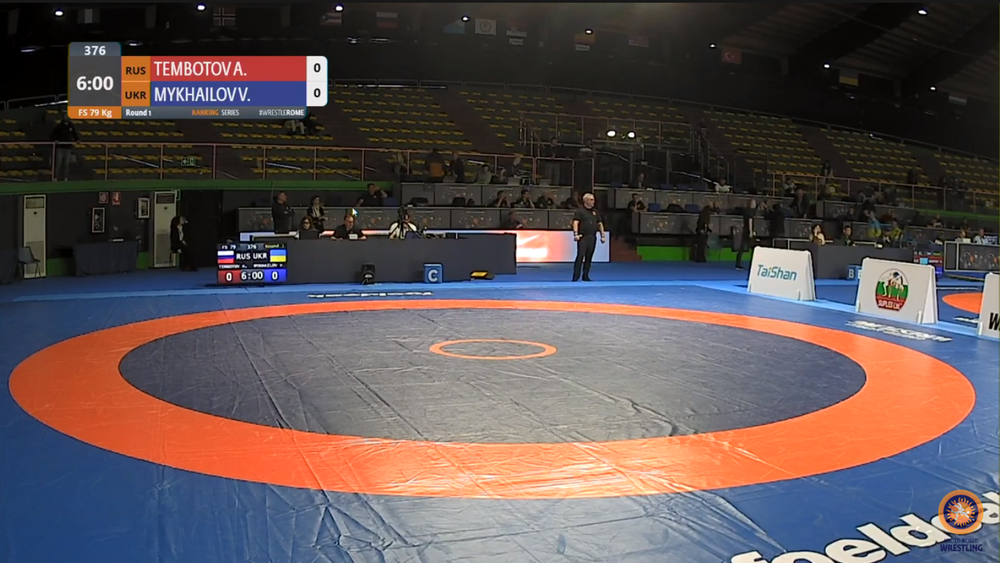
#> input picture images/empty_mat.png, 1000 x 563 px, shrunk from 1459 x 822 before the run
$ python mat_detection.py
#> lines starting #> are read from the running program, lines starting #| are printed output that depends on the picture; after the words box and inside, x2 and y2 are one past the last pixel; in counts of white or black regions, pixels touching at a corner belong together
"""
+Convert BGR to HSV
+Make the image binary (black and white) using H-value
-Erosion, Dilation to get rid of things not related to mat
-Canny edge detector to detect lines
-Hough circle transformation
"""
import cv2
import numpy as np


def main():
    IMG = 'images/empty_mat.png'
    img = cv2.imread(IMG)
#> img is the input picture: shape (563, 1000, 3); mean B, G, R 82, 81.3, 93
    cv2.imshow('original', img)

    # BGR to HSV
    hsv_img = cv2.cvtColor(img, cv2.COLOR_BGR2HSV)
#> hsv_img: shape (563, 1000, 3); mean H, S, V 53.4, 84.6, 108.7
    cv2.imshow('hsv', hsv_img)

    # Get correct hsv values
    hsv_vals = rgb_to_hsv(255, 128, 74)  # Orange
    # hsv_vals = rgb_to_hsv(39, 72, 123)  # Blue
    h_val = get_h_val(hsv_vals)
    thresh = binary_img_by_h_value(hsv_img, h_val)
    cv2.imshow('thresh', thresh)

    cv2.waitKey(0)
    cv2.destroyAllWindows()


def binary_img_by_h_value(img, h1):
#> called with h1 = 9
    low_val = np.array([h1-10, 100, 100])
    high_val = np.array([h1+10, 255, 255])
    thresh = cv2.inRange(img, low_val, high_val)
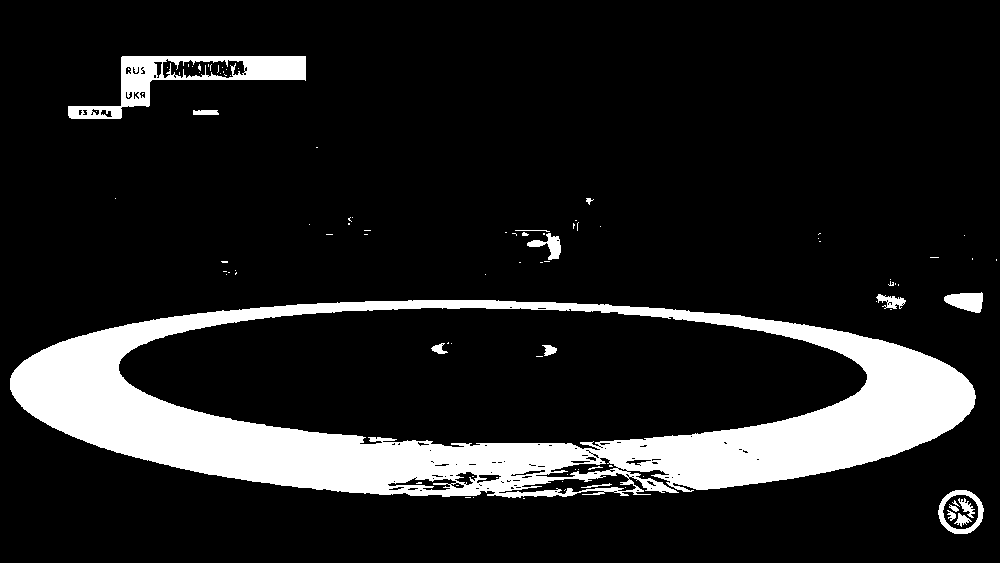
#> thresh: shape (563, 1000); 13.4% white; 95 white regions (77 under 20 px), largest, box (x1, y1, x2, y2) and area: (10, 300, 976, 498) 67722, (68, 56, 306, 119) 4557, (938, 490, 984, 534) 636
    return thresh


def rgb_to_hsv(r, g, b):
    rgb_mat = np.uint8([[[r, g, b]]])
    hsv = cv2.cvtColor(rgb_mat, cv2.COLOR_RGB2HSV)
    print(hsv)
    return hsv


def get_h_val(hsv_values):
    print(hsv_values[0][0][0])
    return hsv_values[0][0][0]


main()

$ run again, with images/mat1.png copied over images/empty_mat.png
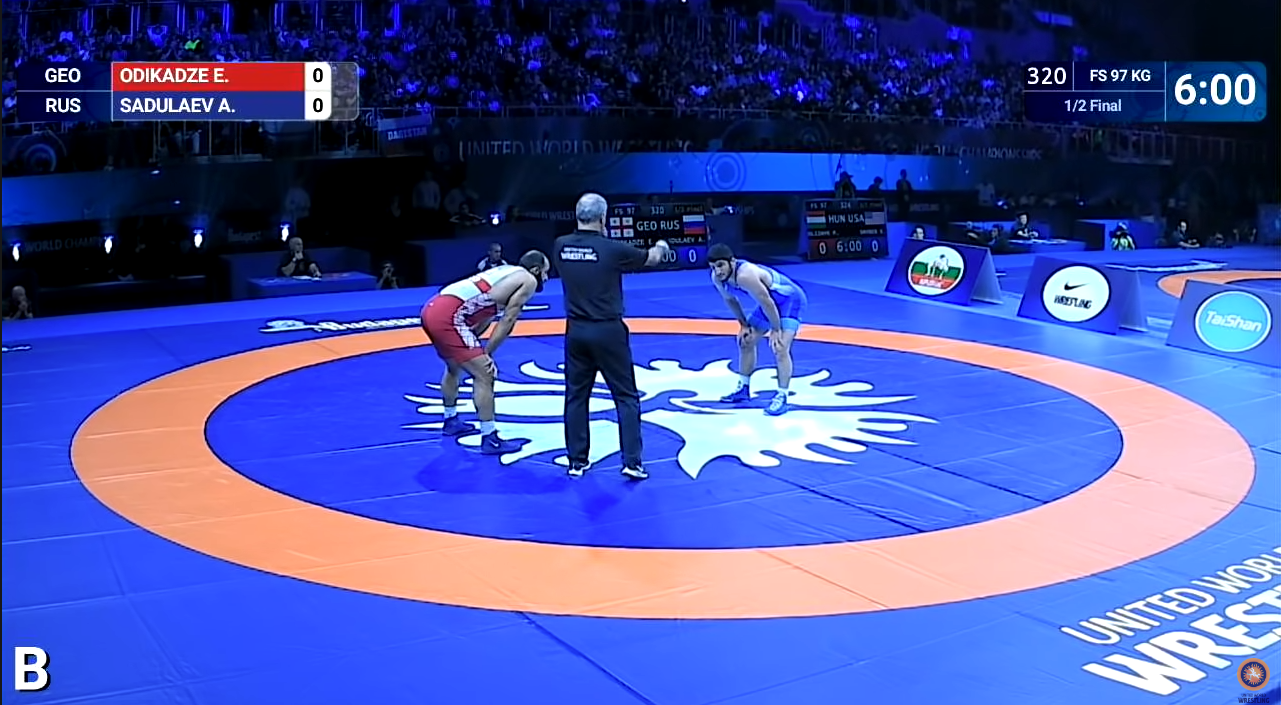
#> input picture images/mat1.png, 1281 x 705 px
#> in main, img is the input picture: shape (705, 1281, 3); mean B, G, R 161.3, 84.1, 73.6
#> hsv_img: shape (705, 1281, 3); mean H, S, V 100.8, 180.2, 173.1
#> in binary_img_by_h_value, `thresh = cv2.inRange(img, low_val, high_val)`:
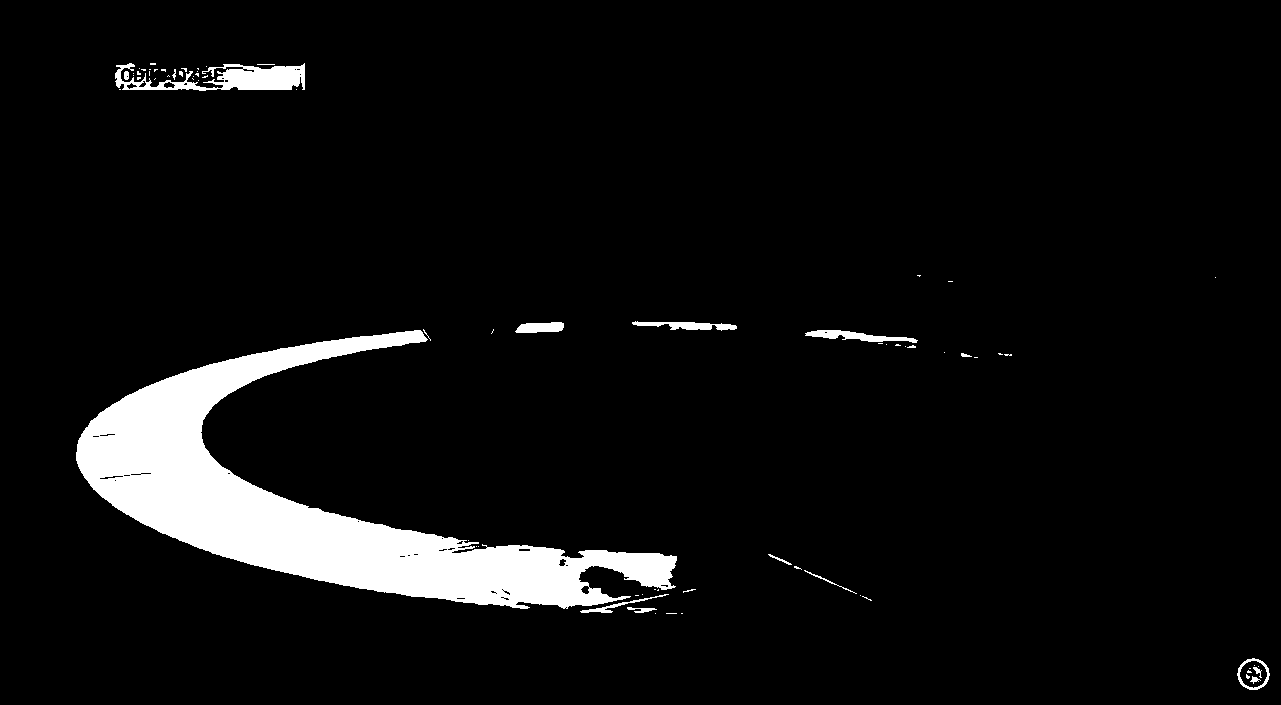
#> thresh: shape (705, 1281); 6% white; 74 white regions (59 under 20 px), largest, box (x1, y1, x2, y2) and area: (76, 330, 677, 609) 48805, (115, 63, 305, 91) 2721, (805, 330, 918, 343) 661

$ run again, with images/only_ref.png copied over images/empty_mat.png
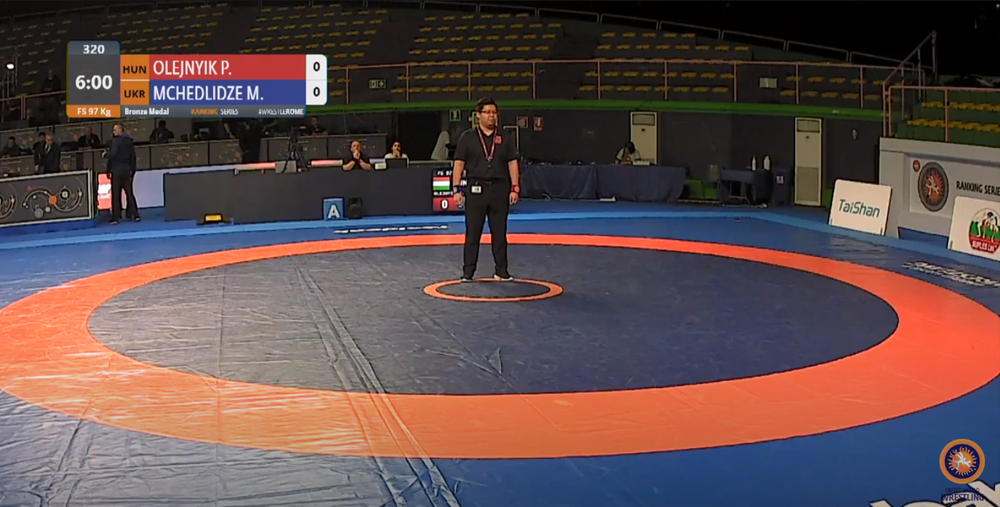
#> input picture images/only_ref.png, 1000 x 507 px, shrunk from 1455 x 737 before the run
#> in main, img is the input picture: shape (507, 1000, 3); mean B, G, R 76.7, 76.9, 96.9
#> hsv_img: shape (507, 1000, 3); mean H, S, V 60.4, 100, 110.1
#> in binary_img_by_h_value, `thresh = cv2.inRange(img, low_val, high_val)`:
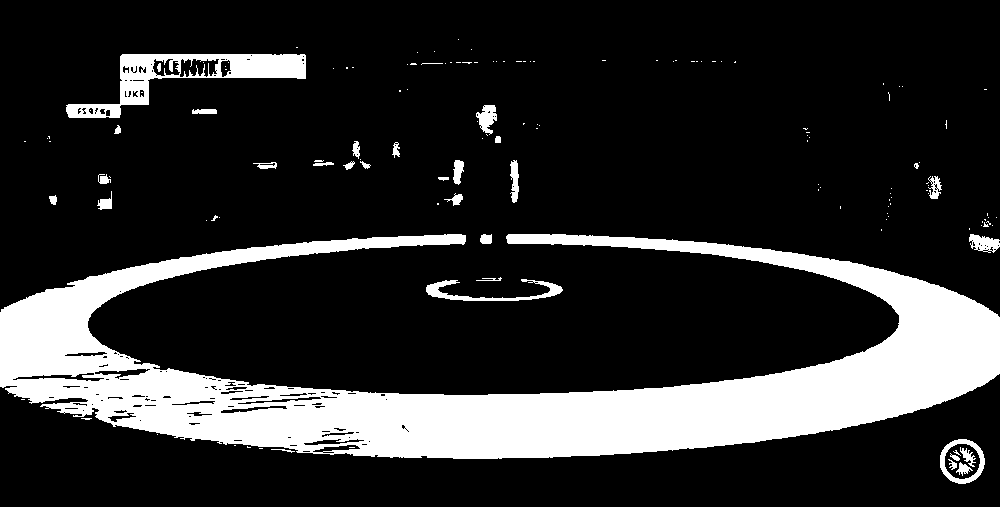
#> thresh: shape (507, 1000); 18.3% white; 139 white regions (106 under 20 px), largest, box (x1, y1, x2, y2) and area: (0, 234, 1000, 459) 83199, (66, 54, 306, 118) 4857, (426, 279, 563, 301) 872
